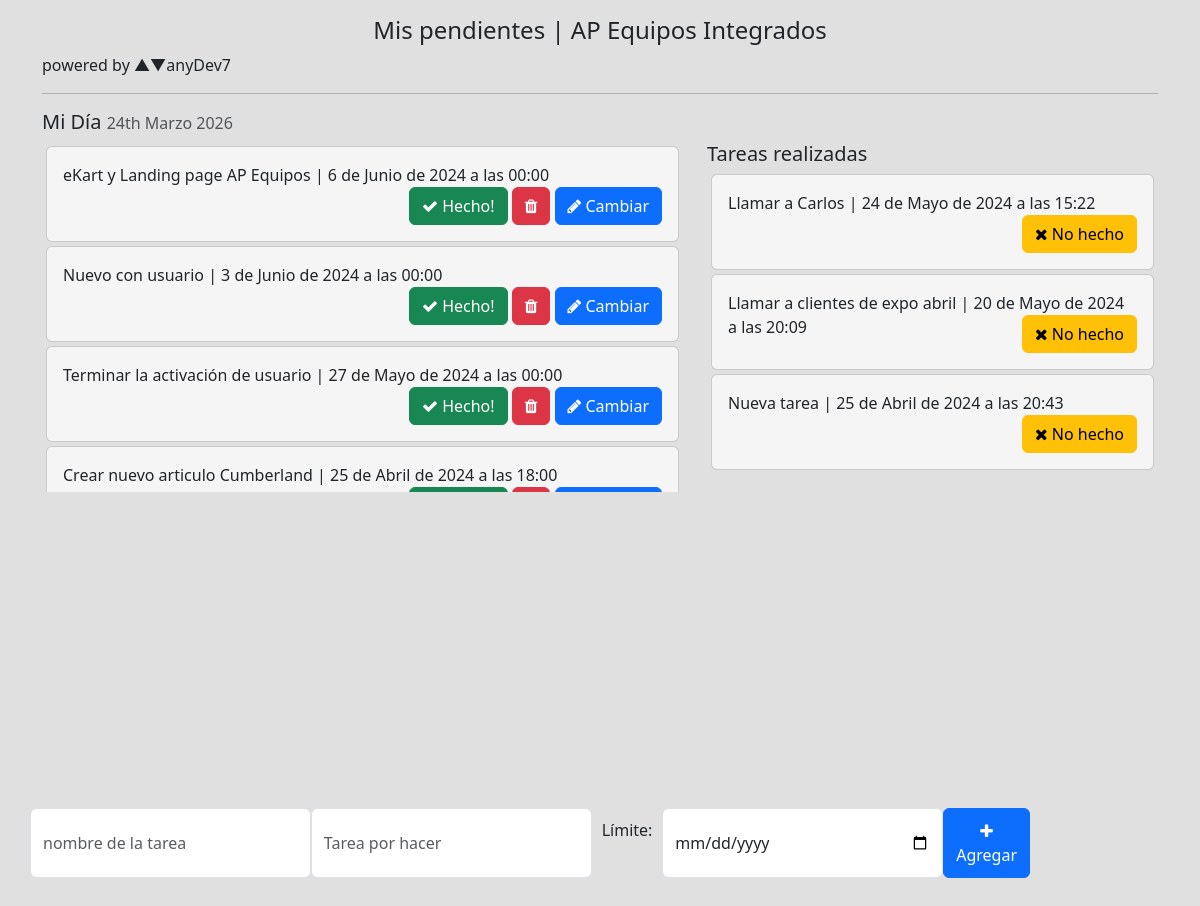
Screenshot of /todo with the database file from the repository.
### todo/models.py (models this page shows, shortened)
class Task(models.Model):
    user = models.ForeignKey(Account, verbose_name="Usuario", on_delete=models.CASCADE, null=True)
    name = models.CharField("Tarea", max_length=50)
    task = models.CharField("Descripción", max_length=250)
    is_completed = models.BooleanField("¿Terminada?", default=False)
    deadline = models.DateTimeField("Fecha límite")
    created_at = models.DateTimeField("Creada", auto_now_add=True)
    updated_at = models.DateTimeField("Actualizada", auto_now=True)
    post_action = models.CharField("Seguimiento", max_length=250, blank=True)
    class Meta:
        verbose_name = 'Tarea'
        verbose_name_plural = 'Tareas'

### todo/views.py (the view)
# urls.py: path('', include('todo.urls')),
def todo(request):
    tasks = Task.objects.all().order_by('-updated_at')  # '-' ordenamiento inverso o mas recientes
    context = {
        'title': 'Por hacer|▲▼AnyDev7',
        'tasks': tasks,
    }
    return render(request, 'home-todo.html', context)

### category/context_processors.py (called while the page is built)
def menu_cat_links(request):
    links = Category.objects.all()
    return dict(cat_links=links)

def menu_subcat_links(request):
    links = SubCategory.objects.all()
    return dict(subcat_links=links)

### ecart/context_processors.py (called while the page is built)
def counter(request):
    count = 0
    if 'admin' in request.path:
        return {}
    else:
        try:                    # filter: 'fetch' todos los que cumplen con la condición
            if request.user.is_authenticated:
                cart_items = CartItem.objects.all().filter(user=request.user)
            else:
                cart = Cart.objects.filter(cart_id=_cart_id(request))
                cart_items = CartItem.objects.all().filter(cart=cart[:1])
            for item in cart_items:
                count += item.quantity
        except Cart.DoesNotExist:
            count = 0
        return dict(cart_count=count)

### ecart/views.py (called while the page is built)
def _cart_id(request): # Conseguir la sesion actual
    cart = request.session.session_key
    if not cart:
        cart = request.session.create()
    return cart

### todo/templates/home-todo.html (shortened to what this page needs)
<!DOCTYPE html>
<html lang="es">
<head>
    <link href="https://cdn.jsdelivr.net/npm/bootstrap@5.3.0-alpha1/dist/css/bootstrap.min.css" rel="stylesheet">
    <link rel="stylesheet" href="https://cdnjs.cloudflare.com/ajax/libs/font-awesome/4.7.0/css/font-awesome.min.css">
</head>
<body style="background: #e0e0e0;">
    <div class="container" style="background: #e0e0e0;">
        <h4 class="pt-3 text-center">Mis pendientes | AP Equipos Integrados</h4>
        <h7 class="pt-1 text-left">powered by ▲▼anyDev7 </h7>
        <hr>
        <div class="row">
            <h5> Mi Día <span class="text-muted fs-6">{% now "jS F Y"%}</span> {% if user.id is not None %} | ¡Bienvenido! {{user.first_name}} {%endif%}</h5>
            <div class="col-md-7 col-lg-7" style="height: 350px; overflow: scroll;">
                {% for task in tasks  %}
                    {% if task.is_completed == False %}
                    <div class="card m-1" style="background: #f5f5f5;">
                        <div class="card-body">
                            {{task.name}} | {{task.deadline}}
                            <span style="position: relative; float: right;">
                                <a href= "{% url "done-task" task.id %}" class="btn btn-success"><i class="fa fa-check"></i> Hecho!</a>
                                <a href=" {% url "delete-task" task.id %} " class="btn btn-danger"><i class="fa fa-trash"></i></a>
                                <a href="{% url "edit-task" task.id %}" class="btn btn-primary"><i class="fa fa-pencil"></i> Cambiar</a>
                            </span>
                        </div>
                    </div>
                    {% endif %}
                {% endfor %}
            </div>
            <div class="col-md-5 col-lg-5" style="height: 350px; overflow: scroll;">
                <h5>Tareas realizadas</h5>
                {% for task in tasks %}
                    {% if task.is_completed %}
                        <div class="card m-1" style="background: #f5f5f5;">
                            <div class="card-body">
                                {{task.name}} | {{task.updated_at}}
                                <span style="position: relative; float: right;">
                                    <a href= "{% url "undone-task" task.id %}" class="btn btn-warning"><i class="fa fa-times"></i> No hecho</a>
                                </span>
                            </div>
                        </div>
                    {% endif %}
                {% endfor %}
            </div>
        </div>
        <div class="row">
            <div class="col-md-10 col-lg-10 p-0" style="position: absolute; bottom: 30px;">
                <form action="{% url "add-task" %}" method="POST">
                    <div class="form-group">
                        <span style="display: flex;">
                            <input name="name" type="text" required="True" class="form-control" placeholder="nombre de la tarea">
                            <input name="task" type="text" required="True" class="form-control" placeholder="Tarea por hacer">
                            <label for="deadline"style="display: block; padding:10px;" >Límite:</label>
                            <input name="deadline" type="date" required="True" class="form-control">
                            <button type="submit" class="btn btn-primary" style="width: 200px;"><i class="fa fa-plus"></i> Agregar </button>
                        </span>
                    </div>
                </form>
            </div>
        </div>
    </div>
</body>
</html>

### todo/templates/home-todo.html (style rules this page uses)
.form-control { padding: 1.375rem .75rem !important;  }

### rows the page displays
Task: name "eKart y Landing page AP Equipos", deadline "6 de Junio de 2024 a las 00:00"
Task: name "Nuevo con usuario", deadline "3 de Junio de 2024 a las 00:00"
Task: name "Terminar la activación de usuario", deadline "27 de Mayo de 2024 a las 00:00"
Task: name "Crear nuevo articulo Cumberland", deadline "25 de Abril de 2024 a las 18:00"
Task: name "Llamar a Carlos", updated_at "24 de Mayo de 2024 a las 15:22"
Task: name "Llamar a clientes de expo abril", updated_at "20 de Mayo de 2024 a las 20:09"
Task: name "Nueva tarea", updated_at "25 de Abril de 2024 a las 20:43"
